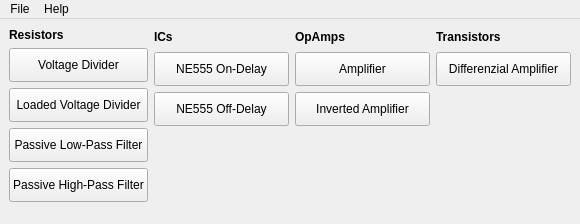
<?xml version="1.0" encoding="UTF-8"?>
<ui version="4.0">
 <class>MainWindow</class>
 <widget class="QMainWindow" name="MainWindow">
  <property name="geometry">
   <rect>
    <x>0</x>
    <y>0</y>
    <width>580</width>
    <height>224</height>
   </rect>
  </property>
  <property name="sizePolicy">
   <sizepolicy hsizetype="Fixed" vsizetype="Fixed">
    <horstretch>0</horstretch>
    <verstretch>0</verstretch>
   </sizepolicy>
  </property>
  <property name="windowTitle">
   <string>MainWindow</string>
  </property>
  <widget class="QWidget" name="centralwidget">
   <layout class="QHBoxLayout" name="horizontalLayout_2">
    <item>
     <layout class="QHBoxLayout" name="horizontalLayout">
      <item>
       <layout class="QVBoxLayout" name="verticalLayout">
        <item>
         <widget class="QLabel" name="lbTitleResistor">
          <property name="sizePolicy">
           <sizepolicy hsizetype="Minimum" vsizetype="Minimum">
            <horstretch>0</horstretch>
            <verstretch>0</verstretch>
           </sizepolicy>
          </property>
          <property name="text">
           <string>&lt;b&gt;Resistors&lt;b&gt;</string>
          </property>
         </widget>
        </item>
        <item>
         <widget class="QPushButton" name="btVoltageDivider">
          <property name="sizePolicy">
           <sizepolicy hsizetype="Minimum" vsizetype="Minimum">
            <horstretch>0</horstretch>
            <verstretch>0</verstretch>
           </sizepolicy>
          </property>
          <property name="minimumSize">
           <size>
            <width>88</width>
            <height>34</height>
           </size>
          </property>
          <property name="text">
           <string>Voltage Divider</string>
          </property>
         </widget>
        </item>
        <item>
         <widget class="QPushButton" name="btLoadedVoltageDivider">
          <property name="sizePolicy">
           <sizepolicy hsizetype="Minimum" vsizetype="Minimum">
            <horstretch>0</horstretch>
            <verstretch>0</verstretch>
           </sizepolicy>
          </property>
          <property name="minimumSize">
           <size>
            <width>88</width>
            <height>34</height>
           </size>
          </property>
          <property name="text">
           <string>Loaded Voltage Divider</string>
          </property>
         </widget>
        </item>
        <item>
         <widget class="QPushButton" name="btPassiveLowPassFilter">
          <property name="sizePolicy">
           <sizepolicy hsizetype="Minimum" vsizetype="Minimum">
            <horstretch>0</horstretch>
            <verstretch>0</verstretch>
           </sizepolicy>
          </property>
          <property name="minimumSize">
           <size>
            <width>88</width>
            <height>34</height>
           </size>
          </property>
          <property name="text">
           <string>Passive Low-Pass Filter</string>
          </property>
         </widget>
        </item>
        <item alignment="Qt::AlignTop">
         <widget class="QPushButton" name="btPassiveHighPassFilter">
          <property name="sizePolicy">
           <sizepolicy hsizetype="Minimum" vsizetype="Minimum">
            <horstretch>0</horstretch>
            <verstretch>100</verstretch>
           </sizepolicy>
          </property>
          <property name="minimumSize">
           <size>
            <width>88</width>
            <height>34</height>
           </size>
          </property>
          <property name="text">
           <string>Passive High-Pass Filter</string>
          </property>
         </widget>
        </item>
       </layout>
      </item>
      <item>
       <layout class="QVBoxLayout" name="verticalLayout_2" stretch="0,0,0">
        <property name="spacing">
         <number>6</number>
        </property>
        <property name="sizeConstraint">
         <enum>QLayout::SetMinimumSize</enum>
        </property>
        <item alignment="Qt::AlignTop">
         <widget class="QLabel" name="lbTitleIc">
          <property name="sizePolicy">
           <sizepolicy hsizetype="Minimum" vsizetype="Minimum">
            <horstretch>0</horstretch>
            <verstretch>0</verstretch>
           </sizepolicy>
          </property>
          <property name="minimumSize">
           <size>
            <width>88</width>
            <height>18</height>
           </size>
          </property>
          <property name="text">
           <string>&lt;b&gt;ICs&lt;b&gt;</string>
          </property>
          <property name="textFormat">
           <enum>Qt::AutoText</enum>
          </property>
          <property name="scaledContents">
           <bool>false</bool>
          </property>
          <property name="wordWrap">
           <bool>false</bool>
          </property>
         </widget>
        </item>
        <item alignment="Qt::AlignTop">
         <widget class="QPushButton" name="bt555OnDelay">
          <property name="sizePolicy">
           <sizepolicy hsizetype="Minimum" vsizetype="Minimum">
            <horstretch>0</horstretch>
            <verstretch>0</verstretch>
           </sizepolicy>
          </property>
          <property name="minimumSize">
           <size>
            <width>88</width>
            <height>34</height>
           </size>
          </property>
          <property name="maximumSize">
           <size>
            <width>16777215</width>
            <height>16777215</height>
           </size>
          </property>
          <property name="text">
           <string>NE555 On-Delay</string>
          </property>
         </widget>
        </item>
        <item alignment="Qt::AlignTop">
         <widget class="QPushButton" name="bt555OffDelay">
          <property name="sizePolicy">
           <sizepolicy hsizetype="Minimum" vsizetype="Minimum">
            <horstretch>0</horstretch>
            <verstretch>100</verstretch>
           </sizepolicy>
          </property>
          <property name="minimumSize">
           <size>
            <width>88</width>
            <height>34</height>
           </size>
          </property>
          <property name="maximumSize">
           <size>
            <width>16777215</width>
            <height>16777215</height>
           </size>
          </property>
          <property name="text">
           <string>NE555 Off-Delay</string>
          </property>
         </widget>
        </item>
       </layout>
      </item>
      <item>
       <layout class="QVBoxLayout" name="verticalLayout_3">
        <property name="sizeConstraint">
         <enum>QLayout::SetMinimumSize</enum>
        </property>
        <item alignment="Qt::AlignTop">
         <widget class="QLabel" name="lbTitleOpamp">
          <property name="sizePolicy">
           <sizepolicy hsizetype="Minimum" vsizetype="Minimum">
            <horstretch>0</horstretch>
            <verstretch>0</verstretch>
           </sizepolicy>
          </property>
          <property name="minimumSize">
           <size>
            <width>88</width>
            <height>18</height>
           </size>
          </property>
          <property name="text">
           <string>&lt;b&gt;OpAmps&lt;b&gt;</string>
          </property>
         </widget>
        </item>
        <item alignment="Qt::AlignTop">
         <widget class="QPushButton" name="btAmplifier">
          <property name="sizePolicy">
           <sizepolicy hsizetype="Minimum" vsizetype="Minimum">
            <horstretch>0</horstretch>
            <verstretch>0</verstretch>
           </sizepolicy>
          </property>
          <property name="minimumSize">
           <size>
            <width>88</width>
            <height>34</height>
           </size>
          </property>
          <property name="text">
           <string>Amplifier</string>
          </property>
         </widget>
        </item>
        <item alignment="Qt::AlignTop">
         <widget class="QPushButton" name="btInvertedAmplifier">
          <property name="sizePolicy">
           <sizepolicy hsizetype="Minimum" vsizetype="Minimum">
            <horstretch>0</horstretch>
            <verstretch>100</verstretch>
           </sizepolicy>
          </property>
          <property name="minimumSize">
           <size>
            <width>88</width>
            <height>34</height>
           </size>
          </property>
          <property name="text">
           <string>Inverted Amplifier</string>
          </property>
         </widget>
        </item>
       </layout>
      </item>
      <item>
       <layout class="QVBoxLayout" name="verticalLayout_4">
        <property name="sizeConstraint">
         <enum>QLayout::SetMinimumSize</enum>
        </property>
        <item>
         <widget class="QLabel" name="lbTitleTransitor">
          <property name="sizePolicy">
           <sizepolicy hsizetype="Minimum" vsizetype="Minimum">
            <horstretch>0</horstretch>
            <verstretch>0</verstretch>
           </sizepolicy>
          </property>
          <property name="minimumSize">
           <size>
            <width>88</width>
            <height>18</height>
           </size>
          </property>
          <property name="text">
           <string>&lt;b&gt;Transistors&lt;b&gt;</string>
          </property>
         </widget>
        </item>
        <item alignment="Qt::AlignTop">
         <widget class="QPushButton" name="btDifferenzialAmplifier">
          <property name="sizePolicy">
           <sizepolicy hsizetype="Minimum" vsizetype="Minimum">
            <horstretch>0</horstretch>
            <verstretch>100</verstretch>
           </sizepolicy>
          </property>
          <property name="minimumSize">
           <size>
            <width>88</width>
            <height>34</height>
           </size>
          </property>
          <property name="text">
           <string>Differenzial Amplifier</string>
          </property>
         </widget>
        </item>
       </layout>
      </item>
     </layout>
    </item>
   </layout>
  </widget>
  <widget class="QMenuBar" name="menubar">
   <property name="geometry">
    <rect>
     <x>0</x>
     <y>0</y>
     <width>580</width>
     <height>30</height>
    </rect>
   </property>
   <widget class="QMenu" name="menuFile">
    <property name="title">
     <string>File</string>
    </property>
    <addaction name="actionQuit"/>
   </widget>
   <widget class="QMenu" name="menuHelp">
    <property name="title">
     <string>Help</string>
    </property>
    <addaction name="actionVersion"/>
   </widget>
   <addaction name="menuFile"/>
   <addaction name="menuHelp"/>
  </widget>
  <action name="actionQuit">
   <property name="text">
    <string>Quit</string>
   </property>
  </action>
  <action name="actionVersion">
   <property name="text">
    <string>Version</string>
   </property>
  </action>
 </widget>
 <resources/>
 <connections/>
</ui>
